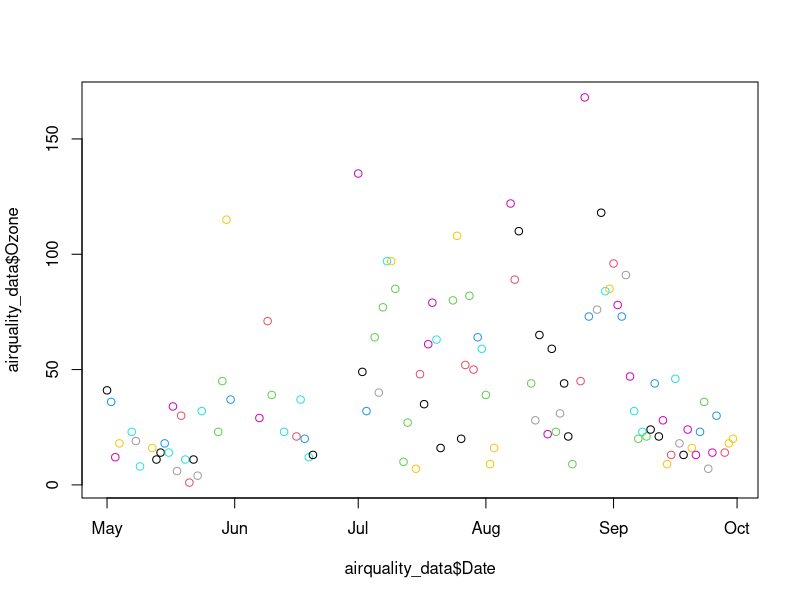
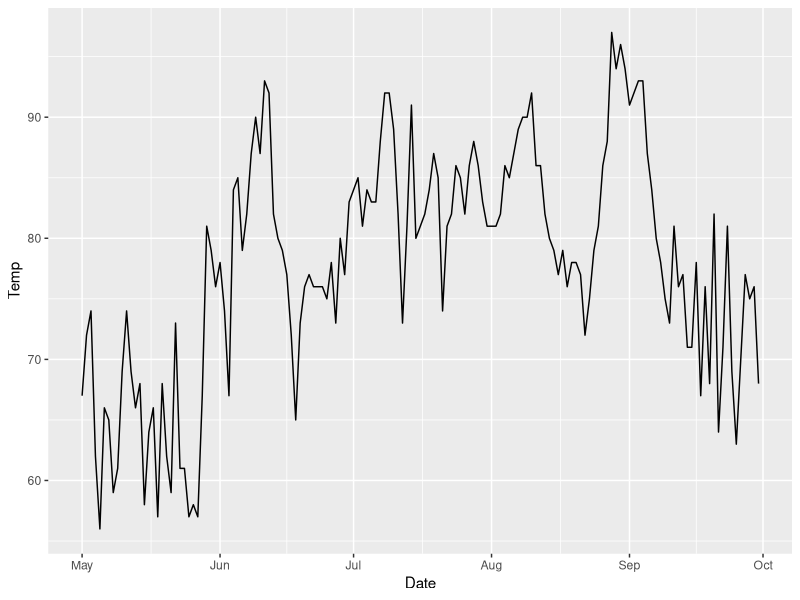
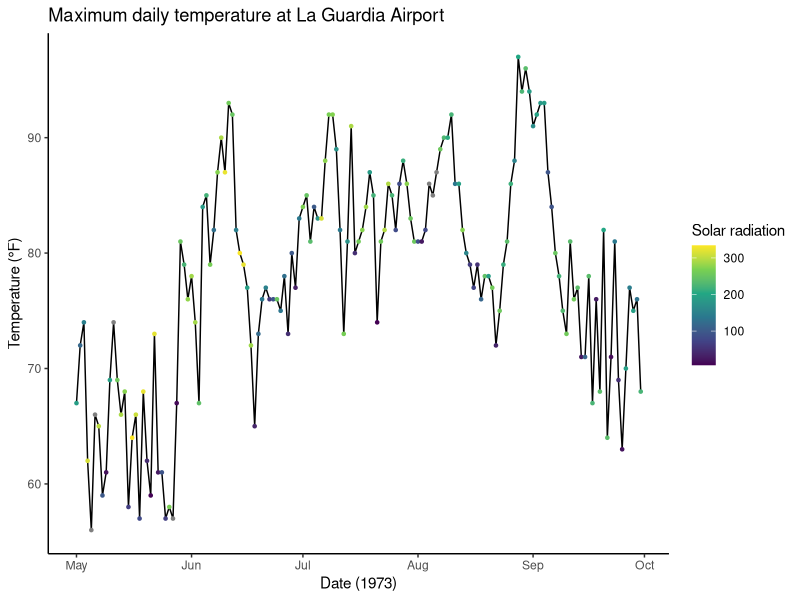
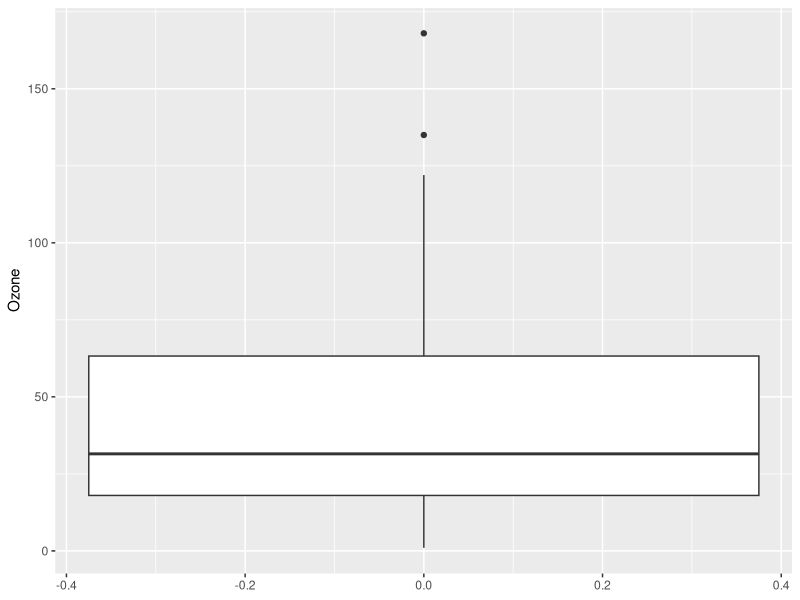

These figures' R source, in order:
## ---- chunk 1
library(tidyverse)
airquality_data <- datasets::airquality

#adding Date
airquality_data$Date <- seq(as.Date("1973/05/01"), as.Date("1973/09/30"), 1)

plot(airquality_data$Date, airquality_data$Ozone, col = as.factor(airquality_data$Solar.R))

ggplot(data = airquality_data, aes(x = Date, y = Temp)) +
  geom_line()


#Plot of the Daily Temperature with the solar radiation at the same time
ggplot(
    data = airquality_data,
    aes(x = Date, y = Temp)) +
  geom_line() +
  geom_point(aes(color = Solar.R), size = 0.9) +
  labs(
    title = "Maximum daily temperature at La Guardia Airport",
    y     = "Temperature (°F)",
    x     = "Date (1973)") +
    scale_color_viridis_c(direction = 1) + # inverse color scale is more intuitive here
    scale_color_viridis_c("Solar radiation") +
    theme_classic()

## ---- chunk 2
ggplot(airquality_data, aes(y = Ozone)) + 
    geom_boxplot()
